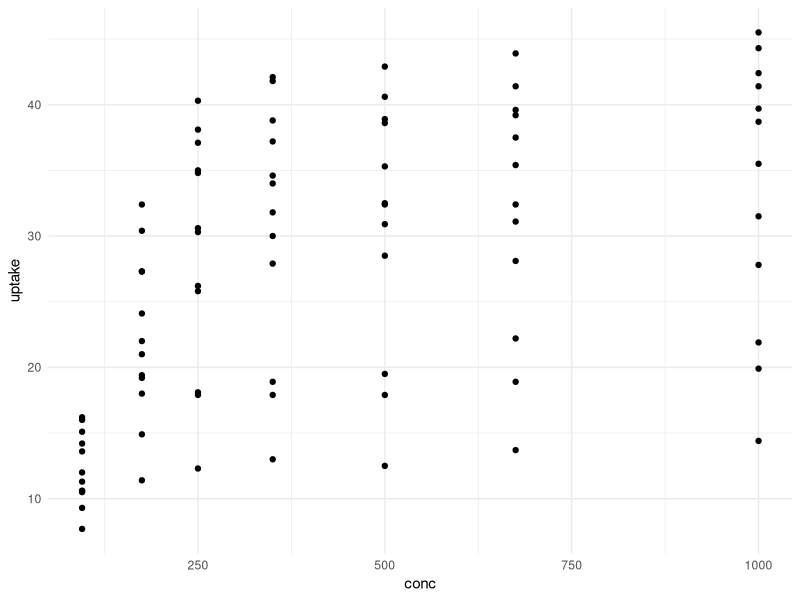
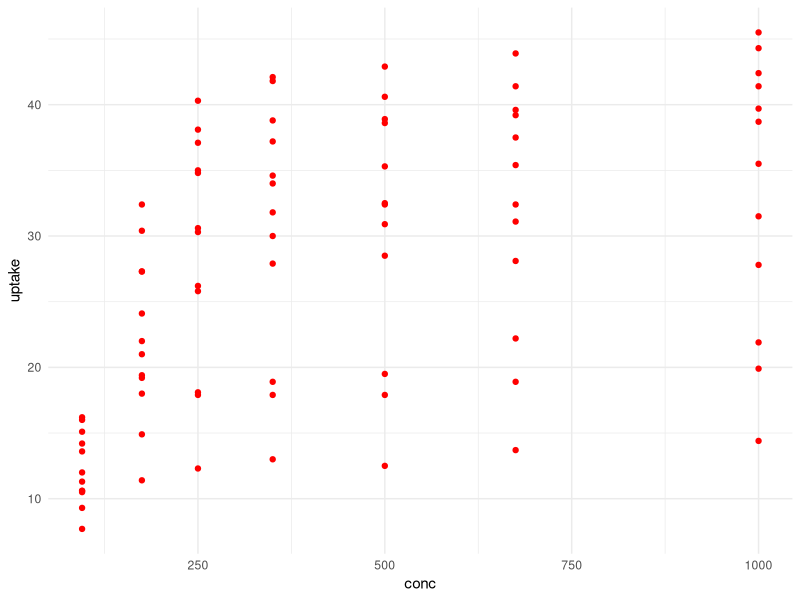
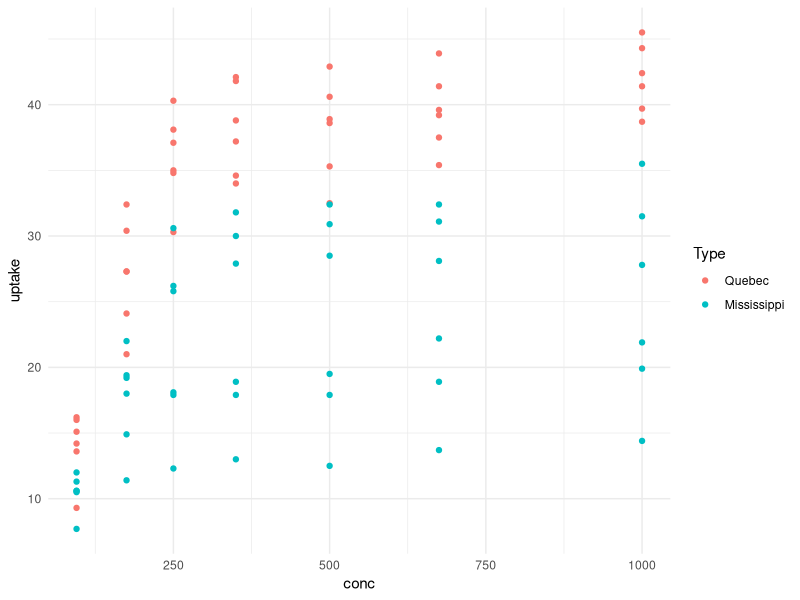
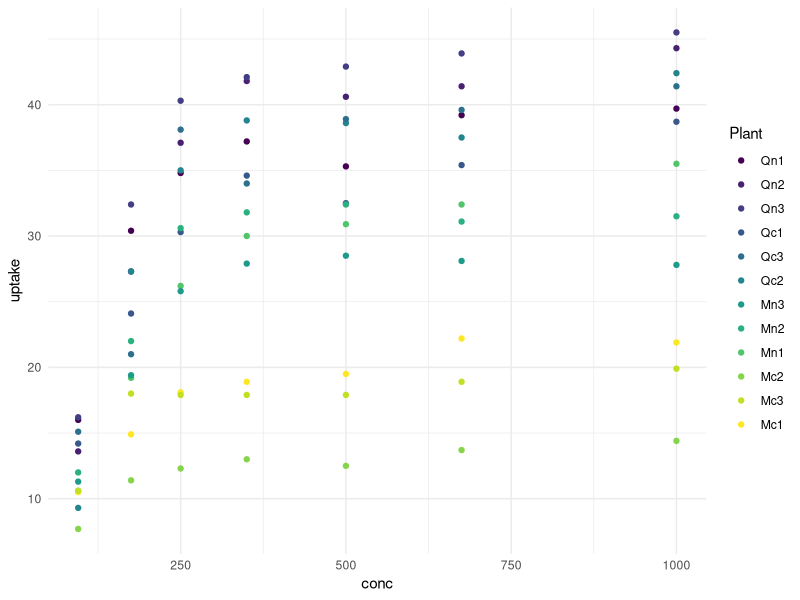
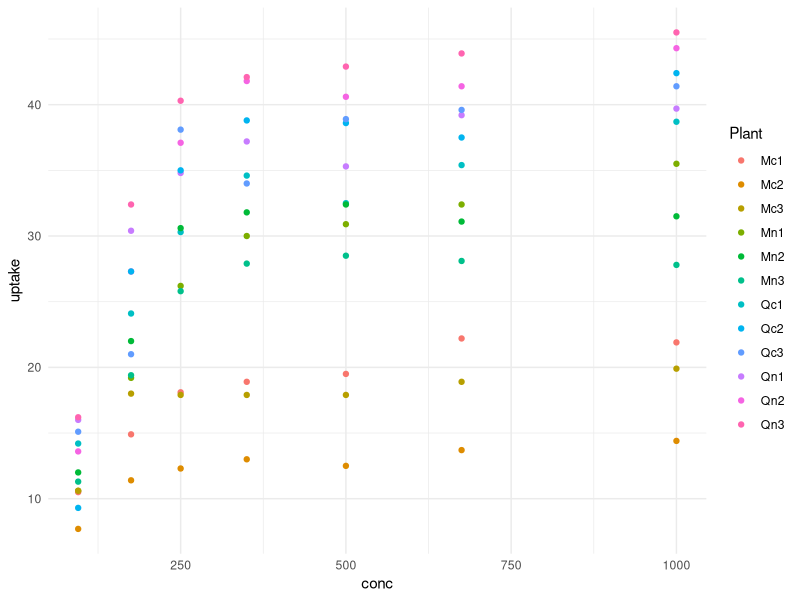
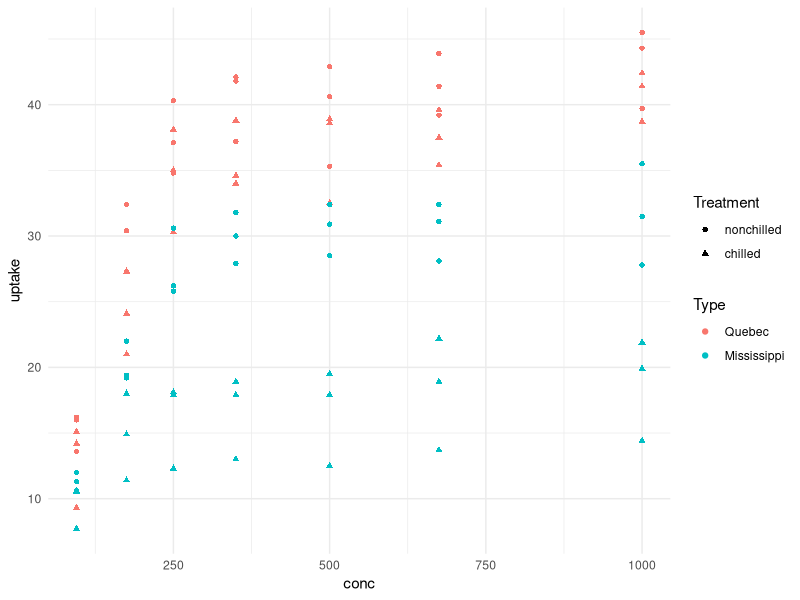
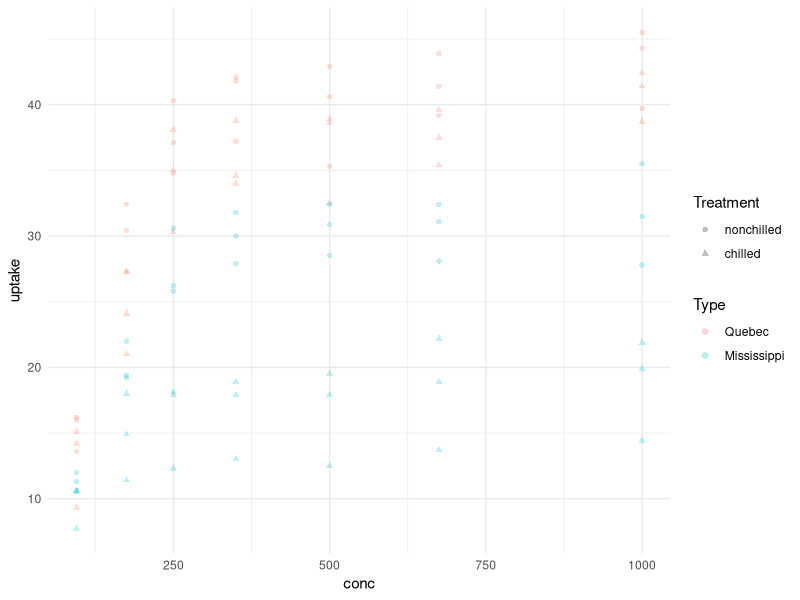
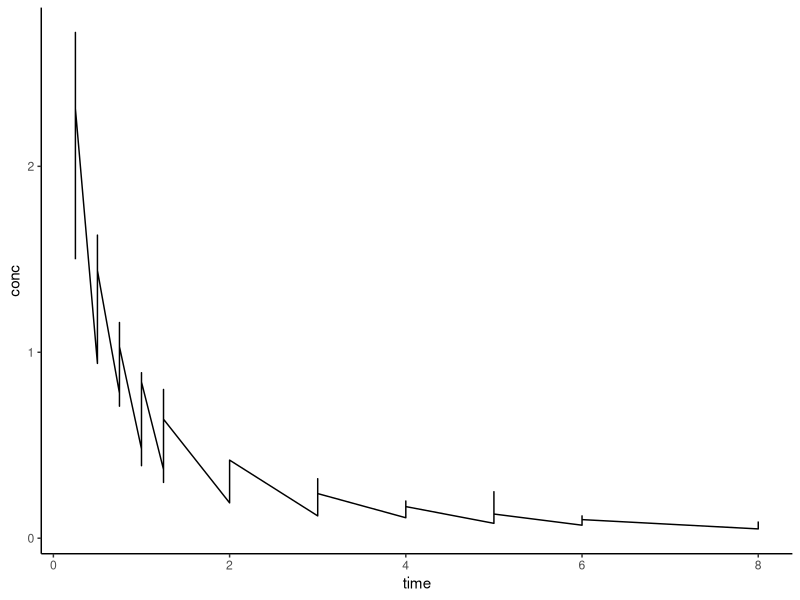

Recreate these plots in R, in order. (Note: this script raises an error after producing the figures.)
## ---- chunk 1
install.packages('ggplot2')
## ---- chunk 2
library(ggplot2)
## ---- chunk 3
data("CO2")
CO2
## ---- chunk 4
ggplot(data=CO2) + 
  geom_point(aes(x=conc, y=uptake)) + 
  theme_minimal()
  
## ---- chunk 5
ggplot(data=CO2) + 
  geom_point(aes(x=conc, y=uptake), color = 'red') + 
  theme_minimal()
?geom_point
## ---- chunk 6

ggplot(data=CO2) + 
  geom_point(aes(x=conc, y=uptake, color = Type)) + 
  theme_minimal()
## ---- chunk 7
ggplot(data=CO2) + 
  geom_point(aes(x=conc, y=uptake, color = Plant)) + 
  theme_minimal()
## ---- chunk 8

## ---- chunk 9
CO2$Plant <- as.character(CO2$Plant)
ggplot(data=CO2) + 
  geom_point(aes(x=conc, y=uptake, color = Plant)) + 
  theme_minimal()

## ---- chunk 10

ggplot(data=CO2) + 
  geom_point(aes(x=conc, y=uptake, shape = Treatment ,color = Type)) + 
  theme_minimal()

## ---- chunk 11
ggplot(data=CO2) +
  geom_point(aes(x=conc, y=uptake, shape = Treatment ,color = Type), alpha = .25) +
  theme_minimal()

## ---- chunk 12
#run me
data("Indometh")
Indometh
## ---- chunk 13
ggplot(data = Indometh) + 
  geom_line(aes(x=time, y=conc)) +
  theme_classic()
## ---- chunk 14
ggplot(data = Indometh) + 
  geom_line(aes(x=time, y=conc, color =Subject)) +
  theme_classic()

Indometh$Subject <- as.character(Indometh$Subject)

ggplot(data = Indometh) + 
  geom_line(aes(x=time, y=conc, color =Subject)) +
  theme_classic()

## ---- chunk 15
ggplot(data = Indometh) + 
  geom_smooth(aes(x=time, y=conc, color =Subject), se = F) +
  theme_classic()


## ---- chunk 16
data(mpg)
mpg
## ---- chunk 17
ggplot(mpg) + 
  geom_bar(aes(x=manufacturer)) +
  theme_bw()


## ---- chunk 18
ggplot(mpg) + 
  geom_bar(aes(x=manufacturer, fill = class), position='stack') +
  theme_bw()

## ---- chunk 19
ggplot(mpg) + 
  geom_bar(aes(x=manufacturer, fill = class), position='dodge') +
  theme_bw()

## ---- chunk 20
mpg$cyl <- as.character(mpg$cyl)

ggplot(mpg) + 
  geom_bar(aes(x=manufacturer, fill = cyl), position='dodge') +
  theme_bw()

## ---- chunk 21
data("ToothGrowth")
ToothGrowth
## ---- chunk 22
ggplot(ToothGrowth) + 
  geom_boxplot(aes(x=supp, y=len)) +
  theme_classic()

## ---- chunk 23
ggplot(ToothGrowth) + 
  geom_boxplot(aes(x=supp, y=len)) +
  theme_classic()
## ---- chunk 24
ggplot(ToothGrowth) + 
  geom_boxplot(aes(x=supp, y=len, fill = supp)) +
  theme_classic()
## ---- chunk 25
ggplot(ToothGrowth) + 
  geom_boxplot(aes(x=supp, y=len, fill = supp), width=.1) +
  theme_classic()
## ---- chunk 26
install.packages('tidyverse')
## ---- chunk 27
library(tidyverse)
## ---- chunk 28
mu <- 2
si <- 0.6
hospital_data <- data.frame( ICU  =  c(rnorm(1000, -mu, si), rnorm(1000, mu, si)), 
                         ER  = runif(1000, -4, 4),
                         Clinic   =  rnorm(2000, 0, si*4)) %>% 
    tidyr::pivot_longer(cols = ICU:Clinic, 'Hospital_location') %>% rename(age = 'value')

## ---- chunk 29
ggplot(hospital_data) + 
  geom_boxplot(aes(x=Hospital_location, y=age, fill = Hospital_location))
## ---- chunk 30
ggplot(hospital_data) + 
  geom_violin(aes(x=Hospital_location, y=age, color = Hospital_location))
## ---- chunk 31
ggplot(hospital_data) + 
  geom_histogram(aes(x=age, fill = Hospital_location ), bins = 100)

## ---- chunk 32
ggplot(hospital_data) + 
  geom_freqpoly(aes(x=age, color = Hospital_location ), bins = 100)
## ---- chunk 33


## ---- chunk 34

## ---- chunk 35

## ---- chunk 36

## ---- chunk 37

